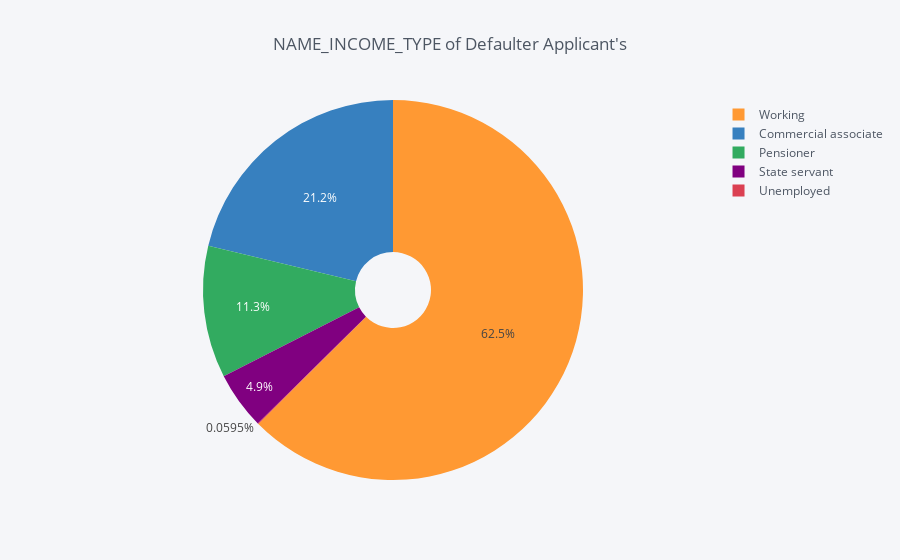
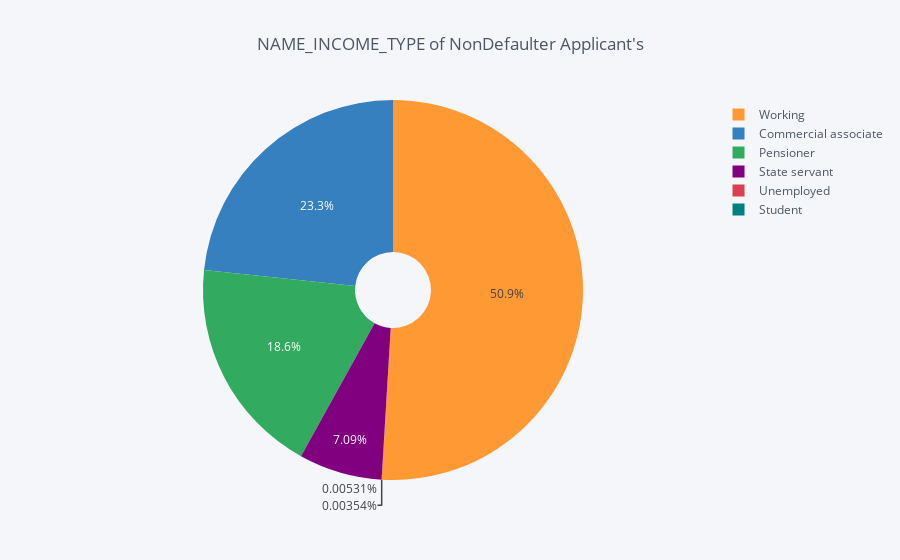

Notebook cell for these charts, in order:
### Code cell
cat_plot("NAME_INCOME_TYPE")

### Figure 1 — Plotly figure (JSON) as saved in the notebook; plotly's stock layout.template omitted (floating-point values rounded to 4 significant figures)
{"data": [{"hole": 0.2, "labels": ["Working", "Commercial associate", "Pensioner", "State servant", "Unemployed"], "marker": {"colors": ["rgba(255, 153, 51, 1.0)", "rgba(55, 128, 191, 1.0)", "rgba(50, 171, 96, 1.0)", "rgba(128, 0, 128, 1.0)", "rgba(219, 64, 82, 1.0)"]}, "name": "", "type": "pie", "values": [3155, 1072, 568, 247, 3]}], "layout": {"legend": {"bgcolor": "#F5F6F9", "font": {"color": "#4D5663"}}, "paper_bgcolor": "#F5F6F9", "plot_bgcolor": "#F5F6F9", "title": "NAME_INCOME_TYPE of Defaulter Applicant's", "titlefont": {"color": "#4D5663"}}}

### Figure 2 — Plotly figure (JSON) as saved in the notebook; plotly's stock layout.template omitted (floating-point values rounded to 4 significant figures)
{"data": [{"hole": 0.2, "labels": ["Working", "Commercial associate", "Pensioner", "State servant", "Unemployed", "Student"], "marker": {"colors": ["rgba(255, 153, 51, 1.0)", "rgba(55, 128, 191, 1.0)", "rgba(50, 171, 96, 1.0)", "rgba(128, 0, 128, 1.0)", "rgba(219, 64, 82, 1.0)", "rgba(0, 128, 128, 1.0)"]}, "name": "", "type": "pie", "values": [28762, 13162, 10524, 4003, 3, 2]}], "layout": {"legend": {"bgcolor": "#F5F6F9", "font": {"color": "#4D5663"}}, "paper_bgcolor": "#F5F6F9", "plot_bgcolor": "#F5F6F9", "title": "NAME_INCOME_TYPE of NonDefaulter Applicant's", "titlefont": {"color": "#4D5663"}}}
